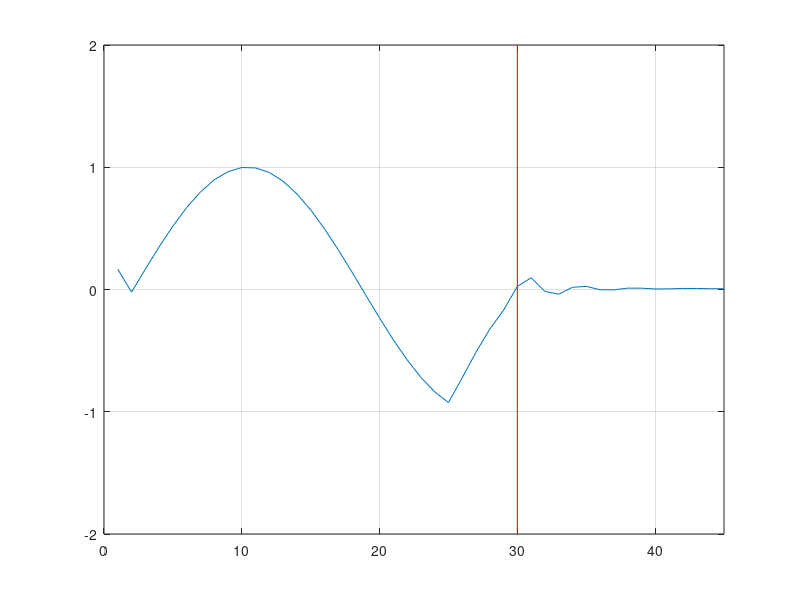

Here is the MATLAB script that generated this plot:
clear all
clc

    
permeability=4*pi*1e-7;  %Free Space
permitivity=8.85e-12;    %Free Space
c=1/sqrt(permeability*permitivity);           
                      
m=45; 
ex=zeros(1,m);
hy=zeros(1,m);
cb=zeros(1,m);
eaf=zeros(1,m);
s=zeros(1,m);
dt=zeros(1,m);
p=zeros(1,m);
SAR=zeros(1,m);

dx = .01;
dt = dx/(2*c);
d0 = 0.3;                       

%region

k1=fix(d0/dx);% Thyroid  



% free space
permitivity(1,1:k1)=1;
dt(1,1:k1) = dx/(2*c);  
s(1,1:k1) = 0;

% Thyroid  
permitivity(1,k1:m)=  59.684  ;
dt(1,k1:m) = dx/(2*c); 
s(1,k1:m) = 1.0385;






ex_left_m1 = 0;
ex_left_m2 = 0;
ex_right_m1 = 0;
ex_right_m2 = 0;
ex_left_b1_m1 = 0;
ex_left_b1_m2 = 0;


iteration = 500;                       

for n = 1:iteration
    for k = 2:45
        eaf =dt(1,k)*s(1,k)/(2*permitivity(1,k)*8.85e-12);
        ca=(1-eaf)/(1+eaf);
        cb=0.5/(permitivity(1,k)*(1+eaf));
        
        ex(1,k) = ca*ex(1,k) + cb*(hy(1,k-1) - hy(1,k));
        
    end
    source = sin(2*pi*900*10^(6)*dt(1,1)*n);       
     ex(1,2) = source;
    
    % Boundaries
    if n>2
        KE=45;
        kc=25;
        % Left boundary
        ex(1,1) = ex_left_m2;      % set left boundary of ex(1) by the value of ex(2)@n-2
        ex_left_m2 = ex_left_m1;   % set the value of ex(2)@n-2 by the value of ex(2)@n-1
        ex_left_m1 = ex(1,2);      % set the value of ex(2)@n-1 by the value of ex(2)@n (current value)
        % Right boundary
        ex(1,KE) = ex_right_m2;    % set right boundary of ex(201) by the value of ex(200)@n-2
        ex_right_m2 = ex_right_m1; % set the value of ex(200)@n-2 by the value of ex(200)@n-1
        ex_right_m1 = ex(1,KE-1);  % set the value of ex(200)@n-1 by the value of ex(200)@n (current value)
        
        % dielectric edge
        ex(1,kc) = ex_left_b1_m2;
        ex_left_b1_m2 = ex_left_b1_m1;
        ex_left_b1_m1 = ex(1,kc-1);
    end
   
    for k = 1:44
         hy(1,k) = hy(1,k) + .5*(ex(1,k) - ex(1,k+1));  
    end
 
    plot(ex);grid
    axis([0 m -2 2]); 
    line([k1,k1],[-2,2],'Color','r');
     
  
    frame = getframe();
    
    
end

